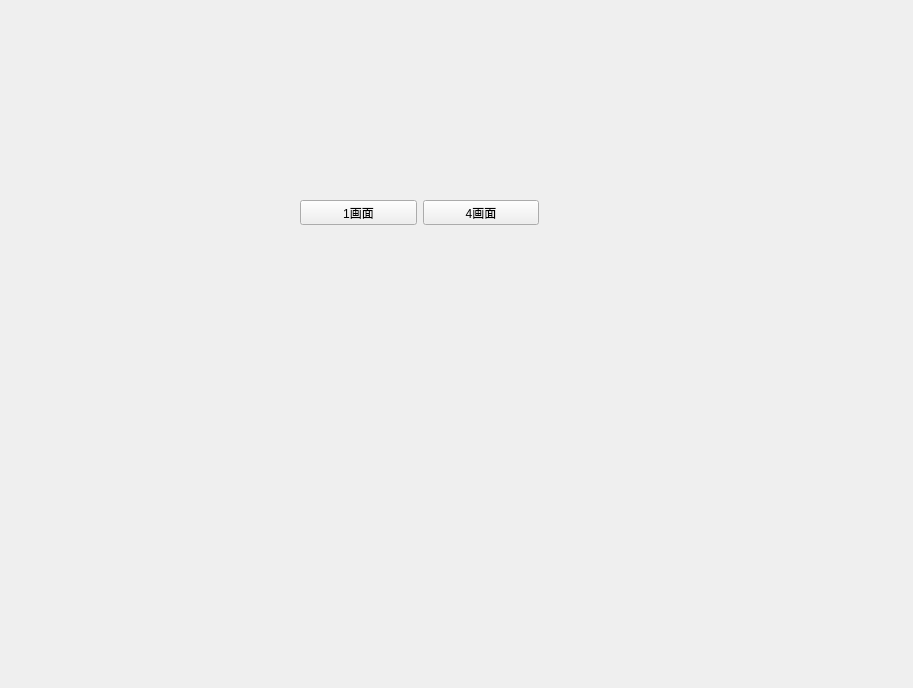
<?xml version="1.0" encoding="UTF-8"?>
<ui version="4.0">
 <class>NewFrom</class>
 <widget class="QWidget" name="NewFrom">
  <property name="geometry">
   <rect>
    <x>0</x>
    <y>0</y>
    <width>913</width>
    <height>688</height>
   </rect>
  </property>
  <property name="windowTitle">
   <string>Form</string>
  </property>
  <widget class="QWidget" name="">
   <property name="geometry">
    <rect>
     <x>300</x>
     <y>200</y>
     <width>239</width>
     <height>25</height>
    </rect>
   </property>
   <layout class="QHBoxLayout" name="horizontalLayout">
    <item>
     <widget class="QPushButton" name="pushButton">
      <property name="text">
       <string>1画面</string>
      </property>
     </widget>
    </item>
    <item>
     <widget class="QPushButton" name="btn_4screen">
      <property name="text">
       <string>4画面</string>
      </property>
     </widget>
    </item>
   </layout>
  </widget>
 </widget>
 <resources/>
 <connections/>
</ui>
